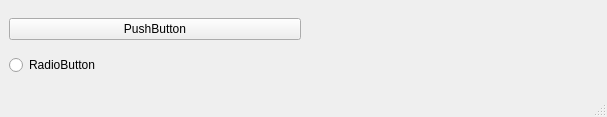
<?xml version="1.0" encoding="UTF-8"?>
<ui version="4.0">
 <class>MainWindow</class>
 <widget class="QMainWindow" name="MainWindow">
  <property name="geometry">
   <rect>
    <x>0</x>
    <y>0</y>
    <width>607</width>
    <height>117</height>
   </rect>
  </property>
  <property name="windowTitle">
   <string>MainWindow</string>
  </property>
  <widget class="QWidget" name="centralwidget">
   <layout class="QGridLayout" name="gridLayout">
    <item row="0" column="0">
     <widget class="QPushButton" name="pushButton">
      <property name="text">
       <string>PushButton</string>
      </property>
     </widget>
    </item>
    <item row="2" column="0">
     <widget class="QRadioButton" name="radioButton">
      <property name="text">
       <string>RadioButton</string>
      </property>
     </widget>
    </item>
    <item row="0" column="1">
     <widget class="CustomWidget" name="widget" native="true">
      <property name="focusPolicy">
       <enum>Qt::StrongFocus</enum>
      </property>
     </widget>
    </item>
   </layout>
  </widget>
  <widget class="QMenuBar" name="menubar">
   <property name="geometry">
    <rect>
     <x>0</x>
     <y>0</y>
     <width>607</width>
     <height>22</height>
    </rect>
   </property>
  </widget>
  <widget class="QStatusBar" name="statusbar"/>
 </widget>
 <customwidgets>
  <customwidget>
   <class>CustomWidget</class>
   <extends>QWidget</extends>
   <header>custom_widget.h</header>
   <container>1</container>
  </customwidget>
 </customwidgets>
 <tabstops>
  <tabstop>pushButton</tabstop>
  <tabstop>widget</tabstop>
  <tabstop>radioButton</tabstop>
 </tabstops>
 <resources/>
 <connections/>
</ui>
